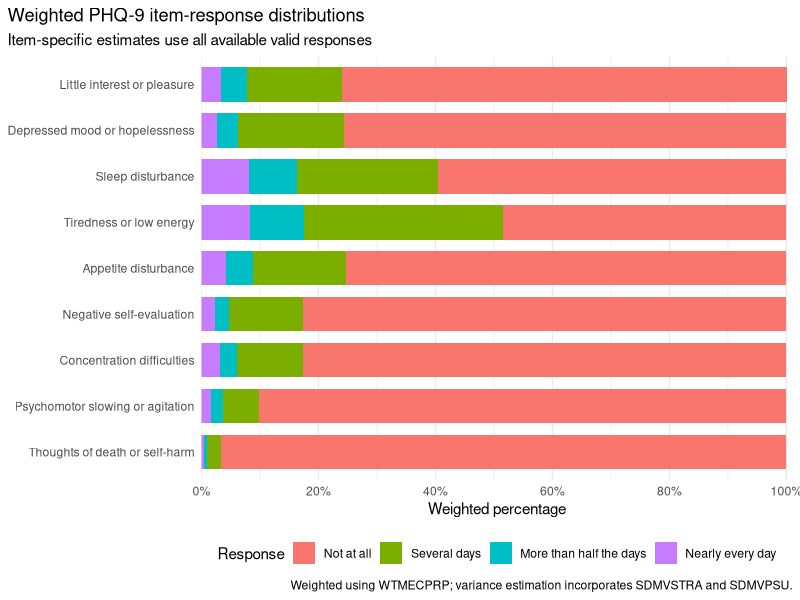

Write the R code that produced this figure. (Note: this script raises an error after producing the figure.)
# Stage 2A: Descriptive figures
# Project: PHQ-9 psychometric evaluation using NHANES 2017–March 2020
#
# This script creates descriptive figures only.
# It does not perform reliability, factor, or functional-association modelling.

library(dplyr)
library(ggplot2)

dir.create(
  "figures",
  showWarnings = FALSE,
  recursive = TRUE
)

required_tables <- c(
  "tables/phq9_item_response_proportions.csv",
  "tables/phq9_total_distribution.csv",
  "tables/phq9_severity_distribution.csv",
  "tables/dpq100_routed_distribution.csv",
  "tables/dpq100_extended_distribution.csv"
)

missing_tables <- required_tables[
  !file.exists(required_tables)
]

if (length(missing_tables) > 0) {
  stop(
    "Required Stage 2A tables are missing: ",
    paste(missing_tables, collapse = ", ")
  )
}

percent_labels <- function(x) {
  paste0(x, "%")
}

survey_caption <- paste(
  "Weighted using WTMECPRP;",
  "variance estimation incorporates SDMVSTRA and SDMVPSU."
)

# -------------------------------------------------------------------------
# Figure 1: Weighted PHQ-9 item-response proportions
# -------------------------------------------------------------------------

item_response_data <- read.csv(
  "tables/phq9_item_response_proportions.csv",
  stringsAsFactors = FALSE,
  fileEncoding = "UTF-8"
)

item_order <- item_response_data |>
  distinct(item, symptom_content) |>
  arrange(item) |>
  pull(symptom_content)

response_order <- c(
  "Not at all",
  "Several days",
  "More than half the days",
  "Nearly every day"
)

item_response_data <- item_response_data |>
  mutate(
    symptom_content = factor(
      symptom_content,
      levels = rev(item_order)
    ),
    response_label = factor(
      response_label,
      levels = response_order
    )
  )

item_response_figure <- ggplot(
  item_response_data,
  aes(
    x = symptom_content,
    y = weighted_percent,
    fill = response_label
  )
) +
  geom_col(
    width = 0.75
  ) +
  coord_flip() +
  scale_y_continuous(
    breaks = seq(0, 100, 20),
    labels = percent_labels,
    expand = expansion(
      mult = c(0, 0.01)
    )
  ) +
  labs(
    title = "Weighted PHQ-9 item-response distributions",
    subtitle = "Item-specific estimates use all available valid responses",
    x = NULL,
    y = "Weighted percentage",
    fill = "Response",
    caption = survey_caption
  ) +
  theme_minimal(base_size = 11) +
  theme(
    legend.position = "bottom",
    panel.grid.major.y = element_blank(),
    plot.title.position = "plot"
  )

ggsave(
  filename = "figures/phq9_item_response_proportions.png",
  plot = item_response_figure,
  width = 10,
  height = 7,
  units = "in",
  dpi = 300,
  bg = "white"
)

# -------------------------------------------------------------------------
# Figure 2: Weighted PHQ-9 total-score distribution
# -------------------------------------------------------------------------

total_distribution_data <- read.csv(
  "tables/phq9_total_distribution.csv",
  stringsAsFactors = FALSE,
  fileEncoding = "UTF-8"
)

# ==============================================================================
# Stage 2B figures: reliability and item analysis
# ==============================================================================


# 1. Load Stage 2B output tables ------------------------------------------------

item_total_table <- readr::read_csv(
  here::here(
    "tables",
    "phq9_corrected_item_total_correlations.csv"
  ),
  show_col_types = FALSE
)

polychoric_long_table <- readr::read_csv(
  here::here(
    "tables",
    "phq9_polychoric_matrix_long.csv"
  ),
  show_col_types = FALSE
)

reliability_ci_table <- readr::read_csv(
  here::here(
    "tables",
    "phq9_reliability_bootstrap_ci.csv"
  ),
  show_col_types = FALSE
)

phq9_item_order <- c(
  "DPQ010",
  "DPQ020",
  "DPQ030",
  "DPQ040",
  "DPQ050",
  "DPQ060",
  "DPQ070",
  "DPQ080",
  "DPQ090"
)


# 2. Corrected item-total correlation figure -----------------------------------

item_total_figure_data <- item_total_table |>
  dplyr::mutate(
    variable = factor(
      variable,
      levels = rev(phq9_item_order)
    ),
    figure_label = paste0(
      variable,
      ": ",
      item
    )
  )

item_total_figure <- ggplot2::ggplot(
  item_total_figure_data,
  ggplot2::aes(
    x = corrected_item_total_r,
    y = reorder(
      figure_label,
      as.numeric(variable)
    )
  )
) +
  ggplot2::geom_errorbar(
    ggplot2::aes(
      xmin = confidence_interval_lower,
      xmax = confidence_interval_upper
    ),
    orientation = "y",
    width = 0.15
  ) +
  ggplot2::geom_point(
    size = 2.5
  ) +
  ggplot2::scale_x_continuous(
    limits = c(0, 0.75),
    breaks = seq(0, 0.7, by = 0.1)
  ) +
  ggplot2::labs(
    title = "Corrected PHQ-9 item–total correlations",
    subtitle = "Pearson correlations between each item and the sum of the remaining eight items",
    x = "Corrected item–total correlation",
    y = NULL,
    caption = "Error bars show 95% confidence intervals."
  ) +
  ggplot2::theme_minimal(base_size = 11) +
  ggplot2::theme(
    panel.grid.major.y = ggplot2::element_blank(),
    plot.title.position = "plot"
  )

ggplot2::ggsave(
  filename = here::here(
    "figures",
    "phq9_corrected_item_total_correlations.png"
  ),
  plot = item_total_figure,
  width = 9,
  height = 5.5,
  dpi = 300
)


# 3. Polychoric correlation heatmap --------------------------------------------

polychoric_heatmap_data <- polychoric_long_table |>
  dplyr::mutate(
    item_1 = factor(
      item_1,
      levels = phq9_item_order
    ),
    item_2 = factor(
      item_2,
      levels = rev(phq9_item_order)
    ),
    item_1_number = match(
      as.character(item_1),
      phq9_item_order
    ),
    item_2_number = match(
      as.character(item_2),
      phq9_item_order
    )
  ) |>
  dplyr::filter(
    item_1_number <= item_2_number
  )

polychoric_heatmap <- ggplot2::ggplot(
  polychoric_heatmap_data,
  ggplot2::aes(
    x = item_1,
    y = item_2,
    fill = polychoric_r
  )
) +
  ggplot2::geom_tile(
    linewidth = 0.4
  ) +
  ggplot2::geom_text(
    ggplot2::aes(
      label = sprintf("%.2f", polychoric_r)
    ),
    size = 3.1
  ) +
  ggplot2::scale_fill_gradient(
    limits = c(0.45, 1),
    name = "Polychoric\ncorrelation"
  ) +
  ggplot2::coord_fixed() +
  ggplot2::labs(
    title = "PHQ-9 polychoric correlation matrix",
    subtitle = "Complete-PHQ-9 analytic sample, n = 8,276",
    x = NULL,
    y = NULL,
    caption = "The matrix was positive definite and did not require smoothing."
  ) +
  ggplot2::theme_minimal(base_size = 11) +
  ggplot2::theme(
    panel.grid = ggplot2::element_blank(),
    axis.text.x = ggplot2::element_text(
      angle = 45,
      hjust = 1
    ),
    plot.title.position = "plot"
  )

ggplot2::ggsave(
  filename = here::here(
    "figures",
    "phq9_polychoric_correlation_heatmap.png"
  ),
  plot = polychoric_heatmap,
  width = 8,
  height = 7,
  dpi = 300
)


# 4. Reliability-coefficient figure --------------------------------------------

reliability_figure_data <- reliability_ci_table |>
  dplyr::mutate(
    coefficient = factor(
      coefficient,
      levels = rev(c(
        "Ordinal coefficient alpha",
        "McDonald's omega total"
      ))
    )
  )

reliability_figure <- ggplot2::ggplot(
  reliability_figure_data,
  ggplot2::aes(
    x = point_estimate,
    y = coefficient
  )
) +
  ggplot2::geom_errorbar(
    ggplot2::aes(
      xmin = confidence_interval_lower,
      xmax = confidence_interval_upper
    ),
    orientation = "y",
    width = 0.12
  ) +
  ggplot2::geom_point(
    size = 3
  ) +
  ggplot2::scale_x_continuous(
    limits = c(0.90, 0.94),
    breaks = seq(0.90, 0.94, by = 0.01)
  ) +
  ggplot2::labs(
    title = "PHQ-9 internal-consistency estimates",
    subtitle = "Ordinal reliability coefficients based on the polychoric correlation matrix",
    x = "Reliability coefficient",
    y = NULL,
    caption = "Error bars show 95% nonparametric percentile bootstrap intervals based on 2,000 participant-level resamples."
  ) +
  ggplot2::theme_minimal(base_size = 11) +
  ggplot2::theme(
    panel.grid.major.y = ggplot2::element_blank(),
    plot.title.position = "plot"
  )

ggplot2::ggsave(
  filename = here::here(
    "figures",
    "phq9_reliability_coefficients.png"
  ),
  plot = reliability_figure,
  width = 8,
  height = 4,
  dpi = 300
)


# 5. Confirm figure export ------------------------------------------------------

cat("\nThree Stage 2B figures exported successfully:\n")
cat("- figures/phq9_corrected_item_total_correlations.png\n")
cat("- figures/phq9_polychoric_correlation_heatmap.png\n")
cat("- figures/phq9_reliability_coefficients.png\n")
total_score_figure <- ggplot(
  total_distribution_data,
  aes(
    x = phq9_total,
    y = weighted_percent
  )
) +
  geom_col(
    width = 0.8
  ) +
  scale_x_continuous(
    breaks = seq(0, 27, 3)
  ) +
  scale_y_continuous(
    labels = percent_labels,
    expand = expansion(
      mult = c(0, 0.05)
    )
  ) +
  labs(
    title = "Weighted distribution of PHQ-9 total scores",
    subtitle = "Complete PHQ-9 sample, unweighted n = 8,276",
    x = "PHQ-9 total score",
    y = "Weighted percentage",
    caption = survey_caption
  ) +
  theme_minimal(base_size = 11) +
  theme(
    panel.grid.major.x = element_blank(),
    plot.title.position = "plot"
  )

ggsave(
  filename = "figures/phq9_total_score_distribution.png",
  plot = total_score_figure,
  width = 9,
  height = 5.5,
  units = "in",
  dpi = 300,
  bg = "white"
)

# -------------------------------------------------------------------------
# Figure 3: Weighted PHQ-9 symptom-severity bands
# -------------------------------------------------------------------------

severity_data <- read.csv(
  "tables/phq9_severity_distribution.csv",
  stringsAsFactors = FALSE,
  fileEncoding = "UTF-8"
)

severity_order <- c(
  "Minimal (0–4)",
  "Mild (5–9)",
  "Moderate (10–14)",
  "Moderately severe (15–19)",
  "Severe (20–27)"
)

severity_data <- severity_data |>
  mutate(
    severity_band = factor(
      severity_band,
      levels = rev(severity_order)
    )
  )

severity_figure <- ggplot(
  severity_data,
  aes(
    x = severity_band,
    y = weighted_percent
  )
) +
  geom_col(
    width = 0.7
  ) +
  geom_errorbar(
    aes(
      ymin = ci_lower_percent,
      ymax = ci_upper_percent
    ),
    width = 0.18
  ) +
  coord_flip() +
  scale_y_continuous(
    labels = percent_labels,
    expand = expansion(
      mult = c(0, 0.06)
    )
  ) +
  labs(
    title = "Weighted PHQ-9 symptom-severity distribution",
    subtitle = "Complete PHQ-9 sample, unweighted n = 8,276",
    x = NULL,
    y = "Weighted percentage",
    caption = paste(
      survey_caption,
      "Error bars show 95% confidence intervals."
    )
  ) +
  theme_minimal(base_size = 11) +
  theme(
    panel.grid.major.y = element_blank(),
    plot.title.position = "plot"
  )

ggsave(
  filename = "figures/phq9_severity_distribution.png",
  plot = severity_figure,
  width = 9,
  height = 5.5,
  units = "in",
  dpi = 300,
  bg = "white"
)

# -------------------------------------------------------------------------
# Figure 4: DPQ100 among routed respondents
# -------------------------------------------------------------------------

dpq100_routed_data <- read.csv(
  "tables/dpq100_routed_distribution.csv",
  stringsAsFactors = FALSE,
  fileEncoding = "UTF-8"
)

dpq100_order <- c(
  "Not difficult at all",
  "Somewhat difficult",
  "Very difficult",
  "Extremely difficult"
)

dpq100_routed_data <- dpq100_routed_data |>
  mutate(
    response_label = factor(
      response_label,
      levels = rev(dpq100_order)
    )
  )

dpq100_routed_figure <- ggplot(
  dpq100_routed_data,
  aes(
    x = response_label,
    y = weighted_percent
  )
) +
  geom_col(
    width = 0.7
  ) +
  geom_errorbar(
    aes(
      ymin = ci_lower_percent,
      ymax = ci_upper_percent
    ),
    width = 0.18
  ) +
  coord_flip() +
  scale_y_continuous(
    labels = percent_labels,
    expand = expansion(
      mult = c(0, 0.06)
    )
  ) +
  labs(
    title = "Reported functional difficulty among routed respondents",
    subtitle = paste(
      "Complete PHQ-9, at least one symptom endorsed,",
      "and valid DPQ100; unweighted n = 5,517"
    ),
    x = NULL,
    y = "Weighted percentage",
    caption = paste(
      survey_caption,
      "Error bars show 95% confidence intervals."
    )
  ) +
  theme_minimal(base_size = 11) +
  theme(
    panel.grid.major.y = element_blank(),
    plot.title.position = "plot"
  )

ggsave(
  filename = "figures/dpq100_routed_distribution.png",
  plot = dpq100_routed_figure,
  width = 9,
  height = 5.5,
  units = "in",
  dpi = 300,
  bg = "white"
)

# -------------------------------------------------------------------------
# Figure 5: Extended DPQ100 categories
# -------------------------------------------------------------------------

dpq100_extended_data <- read.csv(
  "tables/dpq100_extended_distribution.csv",
  stringsAsFactors = FALSE,
  fileEncoding = "UTF-8"
)

extended_order <- c(
  "No PHQ-9 symptoms / DPQ100 structurally skipped",
  "Not difficult at all",
  "Somewhat difficult",
  "Very difficult",
  "Extremely difficult",
  "Symptom-positive / DPQ100 missing"
)

dpq100_extended_data <- dpq100_extended_data |>
  mutate(
    category = factor(
      category,
      levels = rev(extended_order)
    )
  )

dpq100_extended_figure <- ggplot(
  dpq100_extended_data,
  aes(
    x = category,
    y = weighted_percent
  )
) +
  geom_col(
    width = 0.7
  ) +
  geom_errorbar(
    aes(
      ymin = ci_lower_percent,
      ymax = ci_upper_percent
    ),
    width = 0.18
  ) +
  coord_flip() +
  scale_y_continuous(
    labels = percent_labels,
    expand = expansion(
      mult = c(0, 0.06)
    )
  ) +
  labs(
    title = "Extended functional-difficulty categories",
    subtitle = "Complete PHQ-9 sample, unweighted n = 8,276",
    x = NULL,
    y = "Weighted percentage",
    caption = paste(
      survey_caption,
      "Structural skips and missing responses are displayed separately.",
      "Error bars show 95% confidence intervals."
    )
  ) +
  theme_minimal(base_size = 11) +
  theme(
    panel.grid.major.y = element_blank(),
    plot.title.position = "plot"
  )

ggsave(
  filename = "figures/dpq100_extended_distribution.png",
  plot = dpq100_extended_figure,
  width = 10,
  height = 6,
  units = "in",
  dpi = 300,
  bg = "white"
)

message("Five Stage 2A descriptive figures exported successfully.")
